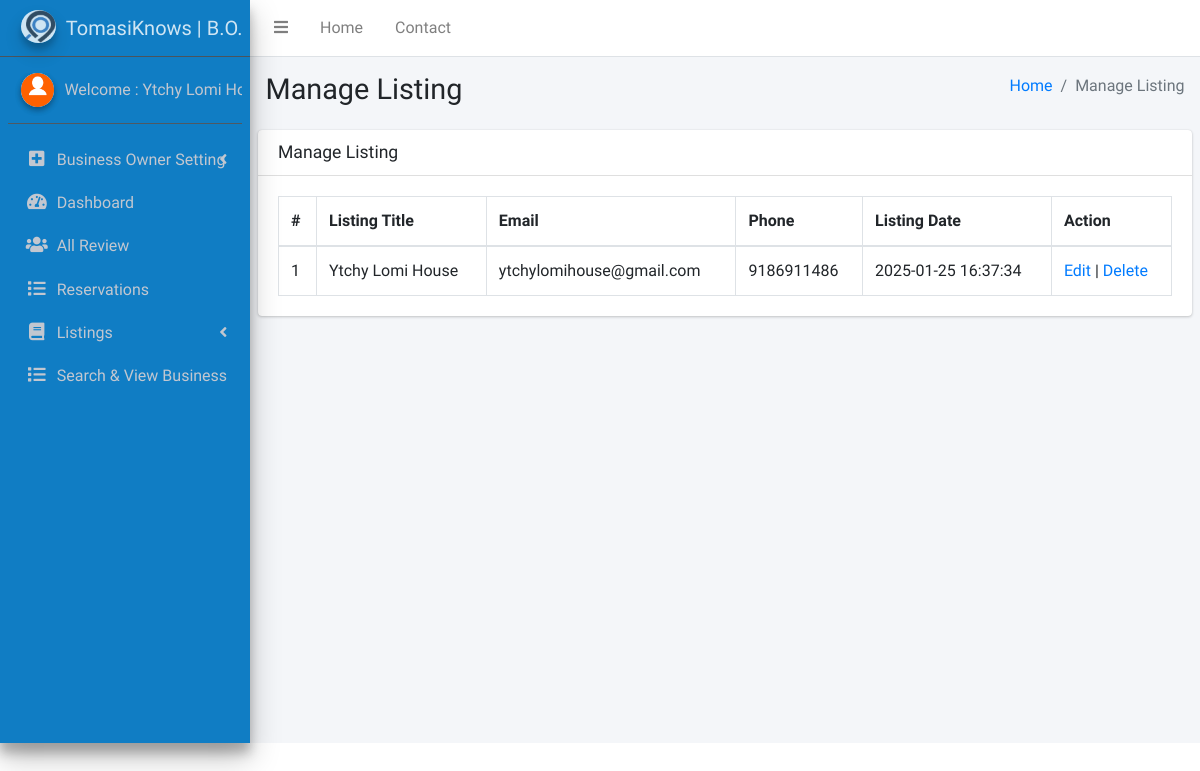
/admin/manage_listing.php (signed in), run on an earlier commit of the app's database.
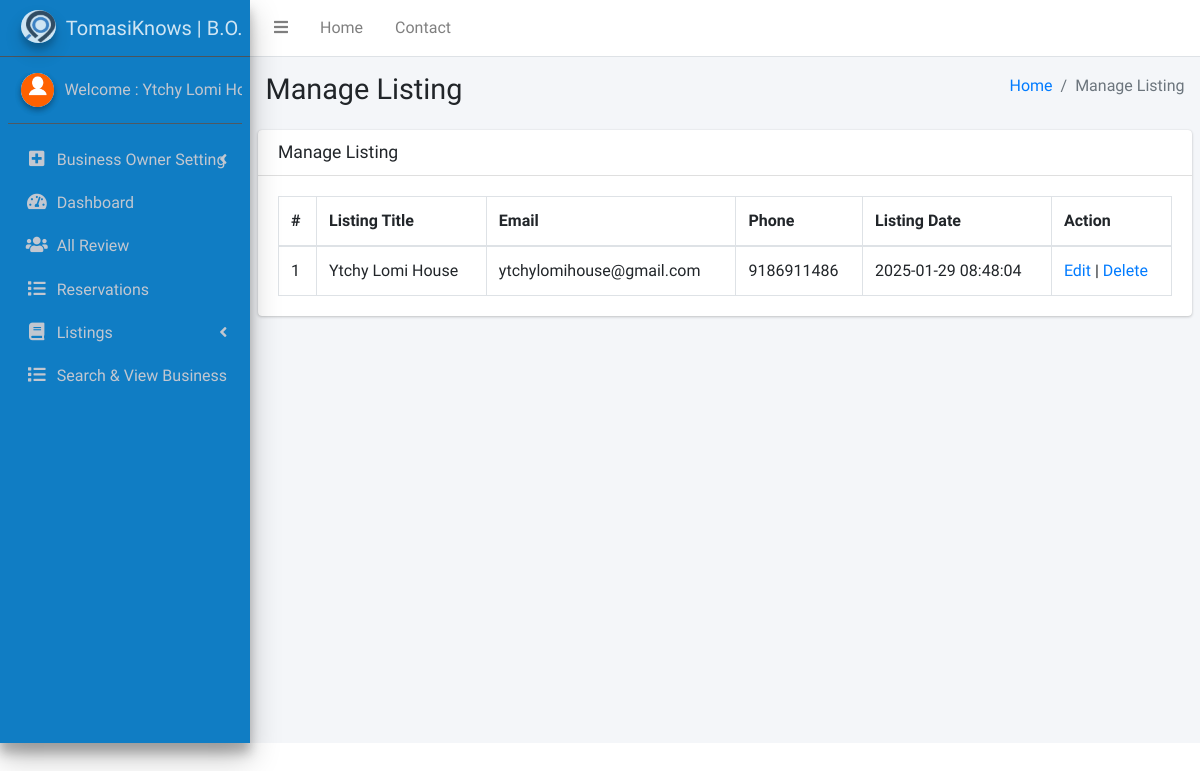
And on a later commit of the database.
### tables this page shows
CREATE TABLE `tbllisting` (
  `ID` int(10) NOT NULL AUTO_INCREMENT,
  `UserID` int(10) DEFAULT NULL,
  `ListingTitle` varchar(200) DEFAULT NULL,
  `Keyword` varchar(200) DEFAULT NULL,
  `Category` int(10) DEFAULT NULL,
  `Website` varchar(200) DEFAULT NULL,
  `Address` mediumtext DEFAULT NULL,
  `Address_location` text DEFAULT NULL,
  `TemporaryAddress` mediumtext DEFAULT NULL,
  `City` varchar(200) DEFAULT NULL,
  `State` varchar(200) DEFAULT NULL,
  `Country` varchar(200) DEFAULT NULL,
  `Zipcode` int(10) DEFAULT NULL,
  `OwnerName` varchar(200) DEFAULT NULL,
  `Email` varchar(200) DEFAULT NULL,
  `Phone` varchar(20) DEFAULT NULL,
  `CompanyWebsite` varchar(200) DEFAULT NULL,
  `OwnerDesignation` varchar(200) DEFAULT NULL,
  `Company` varchar(200) DEFAULT NULL,
  `FacebookLink` varchar(200) DEFAULT NULL,
  `TweeterLink` varchar(200) DEFAULT NULL,
  `Googlepluslink` varchar(200) DEFAULT NULL,
  `Linkedinlink` varchar(200) DEFAULT NULL,
  `Description` longtext DEFAULT NULL,
  `Logo` text DEFAULT NULL,
  `ListingDate` timestamp NOT NULL DEFAULT current_timestamp() ON UPDATE current_timestamp(),
  `n_name_of_business` varchar(60) DEFAULT NULL,
  `n_name_of_business_owner` varchar(60) DEFAULT NULL,
  `n_name_of_business_address` text DEFAULT NULL,
  `n_line_of_business` varchar(60) DEFAULT NULL,
  `n_email` varchar(50) DEFAULT NULL,
  `n_phone_number` varchar(25) DEFAULT NULL,
  `isDeleted` int(11) DEFAULT 0,
  `longitude` varchar(60) DEFAULT NULL,
  `latitude` varchar(60) DEFAULT NULL,
  PRIMARY KEY (`ID`),
  KEY `userid` (`UserID`),
  KEY `catid` (`Category`),
  CONSTRAINT `catid` FOREIGN KEY (`Category`) REFERENCES `tblcategory` (`ID`) ON DELETE NO ACTION ON UPDATE NO ACTION,
  CONSTRAINT `tbllisting_ibfk_1` FOREIGN KEY (`UserID`) REFERENCES `tbladmin` (`ID`)
);

### admin/manage_listing.php (the view, shortened to what this page needs)
<!DOCTYPE html>
<html>
<head>
  <link rel="stylesheet" href="plugins/fontawesome-free/css/all.min.css">
  <link rel="stylesheet" href="plugins/datatables-bs4/css/dataTables.bootstrap4.css">
  <link rel="stylesheet" href="dist/css/adminlte.min.css">
</head>
<body class="hold-transition sidebar-mini">
<div class="wrapper">
  <?php include_once('includes/header.php'); ?>
  <?php include_once('includes/sidebar.php'); ?>
  <div class="content-wrapper">
    <section class="content-header">
      <div class="container-fluid">
        <div class="row mb-2">
          <div class="col-sm-6">
            <h1>Manage Listing</h1>
          </div>
          <div class="col-sm-6">
            <ol class="breadcrumb float-sm-right">
              <li class="breadcrumb-item"><a href="dashboard.php">Home</a></li>
              <li class="breadcrumb-item active">Manage Listing</li>
            </ol>
          </div>
        </div>
      </div>
    </section>
    <section class="content">
      <div class="row">
        <div class="col-12">
          <div class="card">
            <div class="card-header">
              <h3 class="card-title">Manage Listing</h3>
            </div>
                <div class="card-body">
                <table id="datatable" class="table table-bordered dt-responsive nowrap" style="border-collapse: collapse; border-spacing: 0; width: 100%;">
                                <thead>
                                <tr><th>#</th>
                                                    <th>Listing Title</th>
                                                    <th>Email</th>
                                                    <th>Phone</th>
                                                    <th>Listing Date</th>
                                                    <th>Action</th>
                                                </tr>
                                </thead>
                                <tbody>
                                <?php
$ret="SELECT * from tbllisting where UserID=:userid AND isDeleted = 0";
$query = $dbh -> prepare($ret);
$query->bindParam(':userid', $_SESSION['lssemsaid'],PDO::PARAM_STR);
$query->execute();
$results=$query->fetchAll(PDO::FETCH_OBJ);
$cnt=1;
if($query->rowCount() > 0)
{
foreach($results as $row)
{               ?>
                                                    <tr>
                                                        <td><?php echo htmlentities($cnt);?></td>
                                                        <td><?php  echo htmlentities($row->ListingTitle);?></td>
                                                        </td><td><?php  echo htmlentities($row->Email);?></td><td><?php  echo htmlentities($row->Phone);?></td>
                                                        <td><?php  echo htmlentities($row->ListingDate);?></td>
                                                        <td><a href="edit_listing.php?editid=<?php echo htmlentities ($row->ID);?>">Edit</a> | <a href="manage_listing.php?delid=<?php echo ($row->ID);?>" onclick="return confirm('Do you really want to Delete ?');">Delete</a></td>
                                                    </tr>
                                                   <?php $cnt=$cnt+1;}} ?>
                                </tbody>
                            </table>
                </div>
              </div>
            </div>
          </div>
        </div>
      </div>
</body>
</html>

### admin/includes/header.php (shortened to what this page needs)
<nav class="main-header navbar navbar-expand navbar-white navbar-light">
  <ul class="navbar-nav">
    <li class="nav-item">
      <a class="nav-link" data-widget="pushmenu" href="#"><i class="fas fa-bars"></i></a>
    </li>
    <li class="nav-item d-none d-sm-inline-block">
      <a href="dashboard.php" class="nav-link">Home</a>
    </li>
    <li class="nav-item d-none d-sm-inline-block">
      <a href="contact-us.php" class="nav-link">Contact</a>
    </li>
  </ul>
</nav>

### admin/includes/sidebar.php (shortened to what this page needs)
  <aside class="main-sidebar sidebar-dark-primary elevation-4" style="background-color: #107DC4; !important">
    <a href="dashboard.php" class="brand-link" style="font-weight:bold; font-size:20px;">
      <img src="../bg/logo.jpg" alt="System Logo" class="brand-image img-circle elevation-3" style="opacity: .8; width: 35px; margin-right: 10px;">
      <span class="brand-text font-weight-light">TomasiKnows | <?php echo ($_SESSION['usertype']) == 1 ? "Admin" : "B.O."?></span>
    </a>
    <div class="sidebar">
      <div class="user-panel mt-3 pb-3 mb-3 d-flex">
        <div class="image">
          <img src="dist/img/download.png" class="img-circle elevation-2" alt="User Image">
        </div>
        <div class="info">
<?php
$aid=$_SESSION['lssemsaid'];
$sql="SELECT AdminName,Business_name  from  tbladmin where ID=:aid";
$query = $dbh -> prepare($sql);
$query->bindParam(':aid',$aid,PDO::PARAM_STR);
$query->execute();
$results=$query->fetchAll(PDO::FETCH_OBJ);
$cnt=1;
if($query->rowCount() > 0)
{
foreach($results as $row)
{               ?>
          <a href="admin-profile.php" class="d-block">Welcome :    <?php  echo  ($_SESSION['usertype']) == 1 ? $row->AdminName :  $row->Business_name  ?></a>
          <?php $cnt=$cnt+1;}} ?>
        </div>
      </div>
      <nav class="mt-2">
        <ul class="nav nav-pills nav-sidebar flex-column" data-widget="treeview" role="menu" data-accordion="false">
            <li class="nav-item has-treeview">
            <a href="#" class="nav-link">
              <i class="nav-icon fas fa-plus-square"></i>
              <p>
              <?php echo ($_SESSION['usertype']) == 1 ? "Admin" : "Business Owner"?> Setting
                <i class="fas fa-angle-left right"></i>
              </p>
            </a>
          </li>
          <li class="nav-item">
            <a href="dashboard.php" class="nav-link">
              <i class="nav-icon fas fa-tachometer-alt"></i>
              <p>
                Dashboard
               </p>
            </a>
          </li>
          <li class="nav-item has-treeview ">
            <a href="all-review.php" class="nav-link">
              <i class="nav-icon fas fa-users"></i>
              <p>
                All Review
               </p>
            </a>
          </li>
<li class="nav-item has-treeview">
  <a href="reservations.php" class="nav-link">
    <i class="nav-icon fas fa-list"></i>
    <p>
      Reservations
    </p>
  </a>
</li>
<li class="nav-item has-treeview <?php echo ($_SESSION['usertype']) == 1 ? "d-none" : ""?>">
  <a href="#" class="nav-link">
    <i class="nav-icon fas fa-book"></i>
    <p>
      Listings
      <i class="fas fa-angle-left right"></i>
    </p>
  </a>
</li>
<li class="nav-item has-treeview <?php echo ($_SESSION['usertype']) == 1 ? "d-none" : ""?>">
  <a href="search.php" class="nav-link <?php echo (in_array(basename(parse_url($_SERVER['REQUEST_URI'], PHP_URL_PATH)), ['search.php', 'search_listing.php']) ? 'active' : ''); ?>">
    <i class="nav-icon fas fa-list"></i>
    <p>
      Search & View Business
    </p>
  </a>
</li>
        </ul>
      </nav>
    </div>
  </aside>

What changed in the data, as far as the page shows it:
changed tbllisting "Ytchy Lomi House": ListingDate "2025-01-25 16:37:34" → "2025-01-29 08:48:04"
